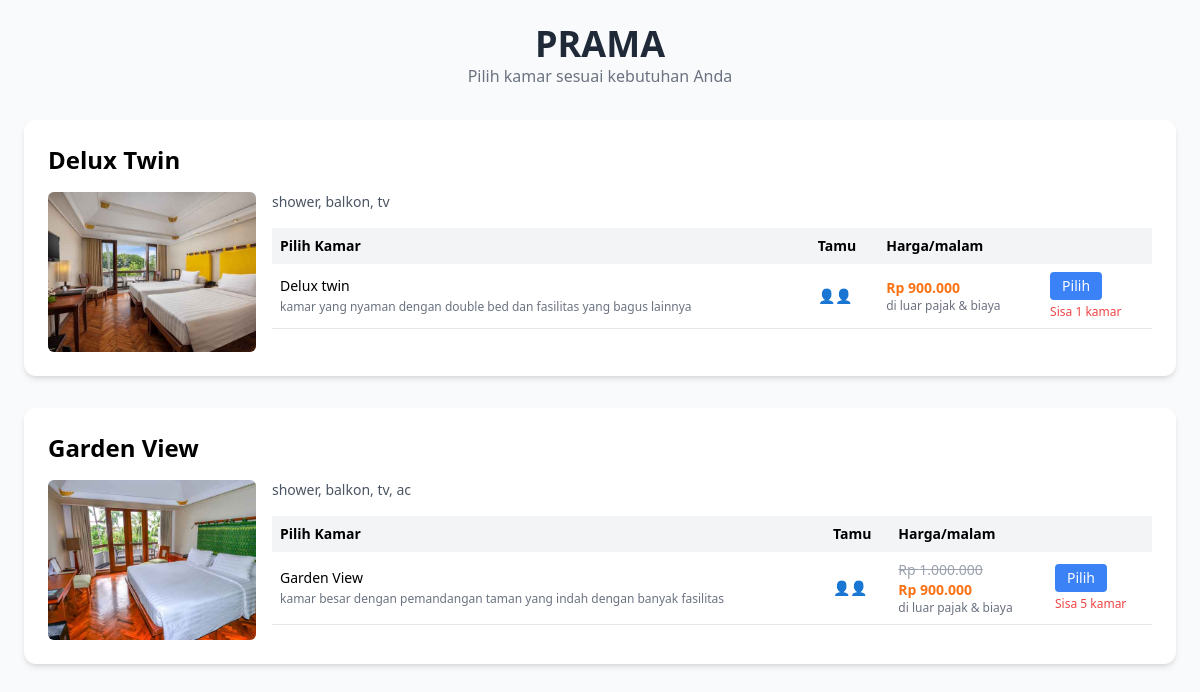
/sistem-garuda/umum/pramakamar.php, run on the app's committed database.
### tables this page shows
CREATE TABLE `prama_kamar` (
  `id` int(11) NOT NULL,
  `tipe` varchar(100) NOT NULL,
  `nama_kamar` varchar(100) NOT NULL,
  `deskripsi` text NOT NULL,
  `fasilitas` text NOT NULL,
  `gambar` varchar(255) NOT NULL,
  `harga_asli` int(11) DEFAULT NULL,
  `harga_diskon` int(11) NOT NULL,
  `jumlah_tamu` int(11) NOT NULL,
  `sisa_kamar` int(11) NOT NULL
);

### sistem-garuda/umum/pramakamar.php (the view, shortened to what this page needs)
<?php
include '../include/koneksi.php';
$query = "SELECT * FROM prama_kamar";
$result = mysqli_query($conn, $query);
$kamar_by_tipe = [];
while ($row = mysqli_fetch_assoc($result)) {
    $tipe = $row['tipe'];
    $kamar_by_tipe[$tipe][] = $row;
}
?>
<!DOCTYPE html>
<html lang="id">
<head>
  <script src="https://cdn.tailwindcss.com"></script>
</head>
<body class="bg-gray-50 p-6">
  <div class="mb-8 text-center">
    <h1 class="text-4xl font-bold text-gray-800">PRAMA</h1>
    <p class="text-gray-500">Pilih kamar sesuai kebutuhan Anda</p>
  </div>
  <?php foreach ($kamar_by_tipe as $tipe => $kamars): ?>
    <div class="bg-white shadow-md rounded-xl p-6 mb-8">
      <h2 class="text-2xl font-semibold mb-4"><?= htmlspecialchars($tipe) ?></h2>
      <div class="grid grid-cols-5 gap-4">
        <div class="col-span-1 flex flex-col items-center space-y-2">
          <?php if (!empty($kamars[0]['gambar'])): ?>
            <img src="../super_admin/gambar_prama/<?= htmlspecialchars($kamars[0]['gambar']) ?>" class="h-40 w-full object-cover rounded-md bg-gray-200" alt="Gambar <?= htmlspecialchars($tipe) ?>">
          <?php else: ?>
            <div class="h-40 w-full bg-gray-200 rounded-md flex items-center justify-center text-gray-400">Tidak ada gambar</div>
          <?php endif; ?>
        </div>
        <div class="col-span-4 space-y-4">
          <div class="text-sm text-gray-600"><?= htmlspecialchars($kamars[0]['fasilitas']) ?></div>
          <table class="w-full table-auto text-sm">
            <thead>
              <tr class="bg-gray-100 text-left">
                <th class="p-2">Pilih Kamar</th>
                <th class="p-2">Tamu</th>
                <th class="p-2">Harga/malam</th>
                <th class="p-2"></th>
              </tr>
            </thead>
            <tbody>
              <?php foreach ($kamars as $kamar): ?>
                <tr class="border-b">
                  <td class="p-2"><?= htmlspecialchars($kamar['nama_kamar']) ?><br />
                    <span class="text-xs text-gray-500"><?= htmlspecialchars($kamar['deskripsi']) ?></span>
                  </td>
                  <td class="p-2"><?= str_repeat("👤", intval($kamar['jumlah_tamu'])) ?></td>
                  <td class="p-2">
                    <div class="flex flex-col">
                      <?php if ($kamar['harga_diskon'] > 0): ?>
                        <span class="line-through text-sm text-gray-400">Rp <?= number_format($kamar['harga_asli'], 0, ',', '.') ?></span>
                        <span class="text-orange-500 font-semibold">Rp <?= number_format($kamar['harga_diskon'], 0, ',', '.') ?></span>
                      <?php else: ?>
                        <span class="text-orange-500 font-semibold">Rp <?= number_format($kamar['harga_asli'], 0, ',', '.') ?></span>
                      <?php endif; ?>
                      <span class="text-xs text-gray-500">di luar pajak & biaya</span>
                    </div>
                  </td>
                  <td class="p-2">
                    <?php if ($kamar['sisa_kamar'] > 0): ?>
                      <form method="POST" action="simpan_kamar.php">
                        <button type="submit" class="bg-blue-500 hover:bg-blue-600 text-white px-3 py-1 rounded">Pilih</button>
                      </form>
                    <?php else: ?>
                      <button class="bg-gray-400 cursor-not-allowed text-white px-3 py-1 rounded" disabled>Habis</button>
                    <?php endif; ?>
                    <span class="text-xs text-red-500 mt-1 block">Sisa <?= $kamar['sisa_kamar'] ?> kamar</span>
                  </td>
                </tr>
              <?php endforeach; ?>
            </tbody>
          </table>
        </div>
      </div>
    </div>
  <?php endforeach; ?>
</body>
</html>

### data on the page
prama_kamar: tipe "Delux Twin", gambar (picture), fasilitas "shower, balkon, tv", nama_kamar "Delux twin", deskripsi "kamar yang nyaman dengan double bed dan fasilitas yang bagus lainnya", jumlah_tamu "👤👤", harga_asli "900.000", sisa_kamar "1"
prama_kamar: tipe "Garden View", gambar (picture), fasilitas "shower, balkon, tv, ac", nama_kamar "Garden View", deskripsi "kamar besar dengan pemandangan taman yang indah dengan banyak fasilitas", jumlah_tamu "👤👤", harga_asli "1.000.000", harga_diskon "900.000", sisa_kamar "5"
